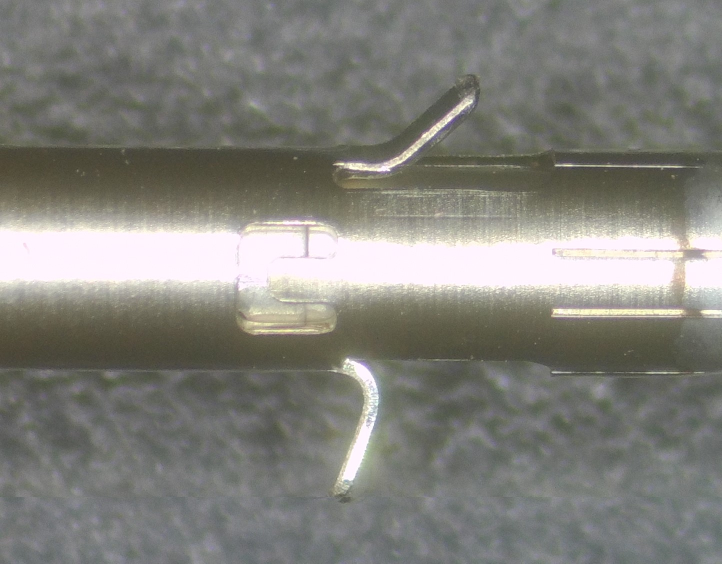
#> input picture fraud-detection/images/0016_sub.JPG, 1444 x 1127 px (shown at 1/2 size); its folder holds 6 pictures in this run
$ python main.py   (older library calls are emulated)
#> lines starting #> are read from the running program, lines starting #| are printed output that depends on the picture; after the words box and inside, x2 and y2 are one past the last pixel; in counts of white or black regions, pixels touching at a corner belong together
import os
import argparse
import glob
import cv2
import matplotlib.pyplot as plt
import numpy as np
import imutils

PROJECT_DIR = os.path.abspath(os.path.dirname(__file__))
IMAGES_PATH = os.path.join(PROJECT_DIR, 'images')

img1_path = os.path.join(IMAGES_PATH, '0002.JPG')
img2_path = os.path.join(IMAGES_PATH, '0016.JPG')
img3_path = os.path.join(IMAGES_PATH, '0016_sub.JPG')
img4_path = os.path.join(IMAGES_PATH, '0001.png')
img_ids = ['output1_gray', 'output2_gray', 'output3_gray']

def save_fig(fig_id, tight_layout=True, fig_extension='png', dpi=300):
	path = os.path.join(IMAGES_PATH, fig_id + '.' + fig_extension)
	print('Saving:%s' % fig_id)
	if tight_layout:
		plt.tight_layout()
	plt.savefig(path, format=fig_extension, dpi=dpi)

def auto_canny(image, sigma = 0.5):
	v = np.median(image)

	lower = int(max(0, (1 - sigma)*v))
	higher = int(max(255, (1 + sigma) * v))

	edged = cv2.Canny(image, lower, higher)

	return edged

# [9 lines of commented-out code are left out]

image = cv2.imread(img3_path)
#> image is the input picture: shape (1127, 1444, 3); mean B, G, R 123.2, 129.2, 129.7
grayscaled = cv2.cvtColor(image, cv2.COLOR_BGR2GRAY)
blurred = cv2.GaussianBlur(grayscaled, (3,3), 0)
# [6 lines of commented-out code are left out]
retval2,th = cv2.threshold(blurred,150,150,cv2.THRESH_BINARY)
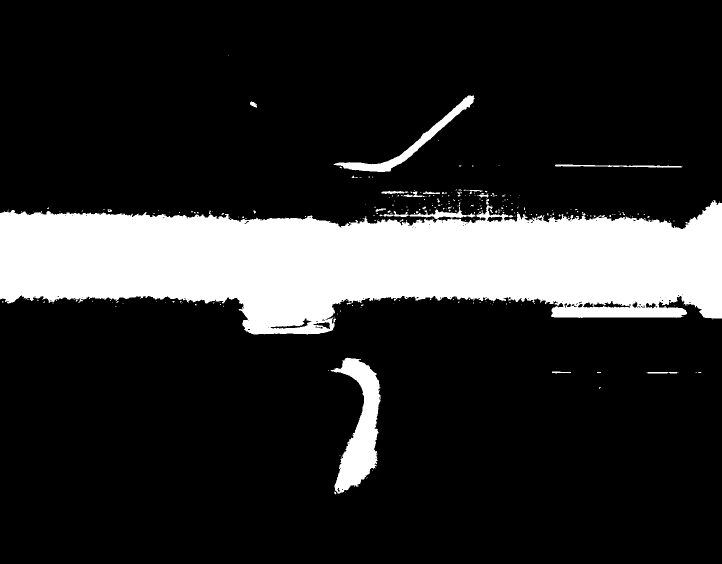
#> th: shape (1127, 1444) (shown at 1/2 size); values 0 (black) and 150 (white), 17.2% white; 263 white regions (239 under 20 px), largest, box (x1, y1, x2, y2) and area: (0, 400, 1444, 669) 258247, (661, 715, 761, 987) 12636, (667, 191, 949, 344) 4789
plt.imshow(th, cmap='gray')
save_fig('binary')
plt.show()


# plt.imshow(blurred, cmap='gray')
# plt.show()
edged_auto = auto_canny(blurred)
#> in auto_canny, `v = np.median(image)`: v = 117
#> in auto_canny, `lower = int(max(0, (1 - sigma)*v))`: lower = 58
#> in auto_canny, `higher = int(max(255, (1 + sigma) * v))`: higher = 255
#> in auto_canny, `edged = cv2.Canny(image, lower, higher)`:
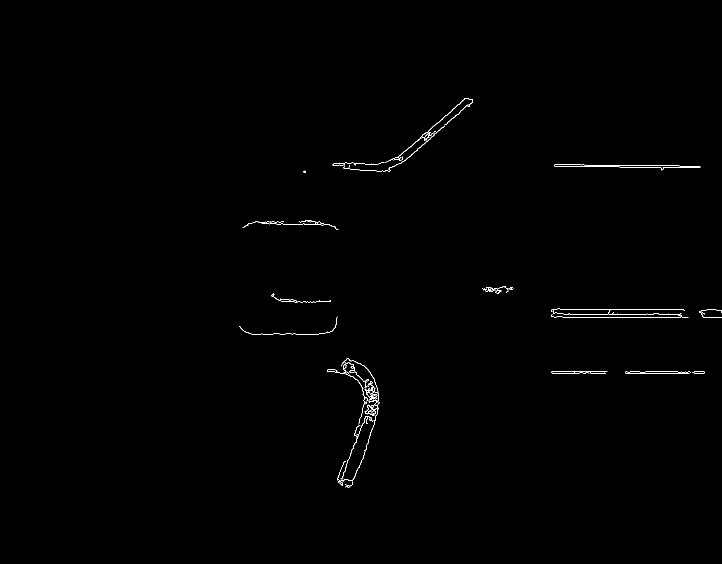
#> edged: shape (1127, 1444) (shown at 1/2 size); 0.35% white in thin lines or dots, all inside (x1, y1, x2, y2) = (479, 196, 1444, 976)
edged_ez = cv2.Canny(blurred, 10, 200)
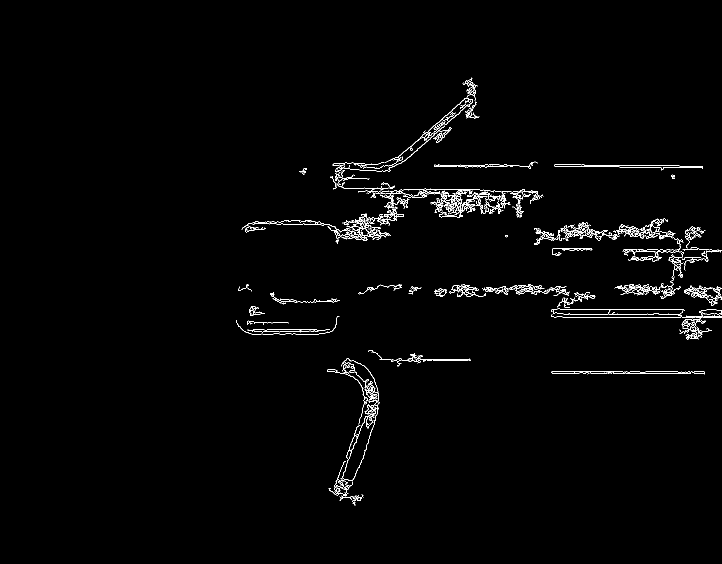
#> edged_ez: shape (1127, 1444) (shown at 1/2 size); 1.3% white in thin lines or dots, all inside (x1, y1, x2, y2) = (472, 155, 1444, 1011)
edged_tight = cv2.Canny(blurred, 225, 250)
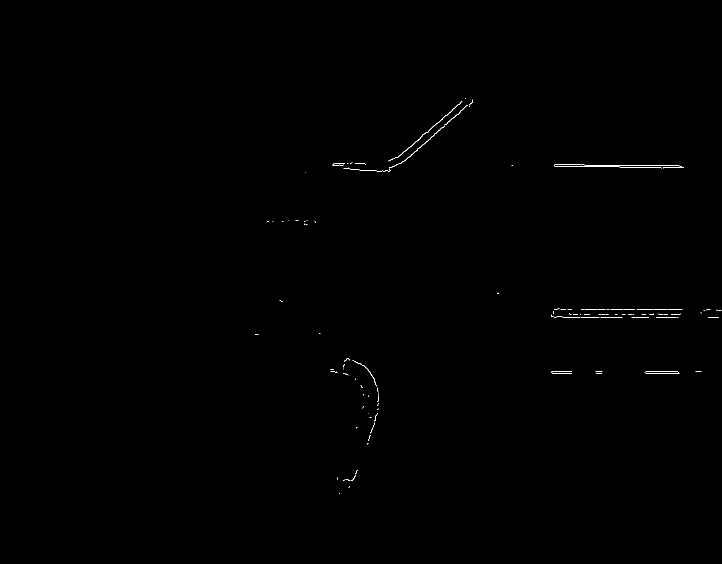
#> edged_tight: shape (1127, 1444) (shown at 1/2 size); 0.16% white in thin lines or dots, all inside (x1, y1, x2, y2) = (510, 196, 1443, 988)


# [10 lines of commented-out code are left out]

fig = plt.figure(figsize=(8,10))

ax1 = fig.add_subplot(311)
plt.imshow(edged_auto, cmap='gray')
ax1.set_title('Auto threshold')
ax2 = fig.add_subplot(312)
plt.imshow(edged_ez, cmap='gray')
ax2.set_title('Wide threshold')
ax3 = fig.add_subplot(313)
plt.imshow(edged_tight, cmap='gray')
ax3.set_title('Tight threshold')
save_fig('Multi thresholds Canny')
plt.show()

# plt.close('all')

cnts = cv2.findContours(th.copy(), cv2.RETR_EXTERNAL, cv2.CHAIN_APPROX_SIMPLE)
#> cnts = 263 contours, 248 with area under 20; largest, box (x1, y1, x2, y2) and area: (0, 400, 1444, 669) 257676, (661, 715, 761, 987) 12284, (667, 191, 949, 344) 4488, (1110, 329, 1365, 336) 506, (767, 422, 817, 434) 166
cnt = cnts[0] if imutils.is_cv2() else cnts[1]
#> cnt has the same summary as cnts
for c in cnt:
	# compute the center of the contour
	M = cv2.moments(c)
	if M["m00"] != 0:
		cX = int(M["m10"] / M["m00"])
		cY = int(M["m01"] / M["m00"])
	else:
		cX, cY = 0, 0

	# draw the contour and center of the shape on the image
	cv2.drawContours(blurred, [c], -1, (0, 255, 0), 2)
	cv2.circle(blurred, (cX, cY), 7, (255, 255, 255), -1)
	cv2.putText(blurred, "center", (cX - 20, cY - 20),
		cv2.FONT_HERSHEY_SIMPLEX, 0.5, (255, 255, 255), 2)
#> this loop made 263 passes
#> (c, cX, cY) on passes 1, 3, 4, 5, 7, 8, 10, 12, 14, 15: ([[690, 984]], 0, 0), ([[733, 955], [733, 956], [734, 955]], 733, 955), ([[744, 941], [745, 941]], 0, 0), ([[679, 910], [680, 910]], 0, 0), ([[1391, 745], [1393, 745]], 0, 0), ([[1397, 744], [1396, 745], [1402, 745], [1401, 744]], 1399, 744), ([[1194, 744], [1194, 745], [1201, 745], [1201, 744]], 1197, 744), ([[656, 741], [657, 741]], 0, 0), ([[1425, 638]], 0, 0), ([[668, 633], [667, 634], [668, 634]], 667, 633)
#> (cX, cY) on passes 2, 6, 9, 11, 13, 25: (669, 985), (1199, 775), (1323, 744), (1118, 744), (720, 856), (723, 609)
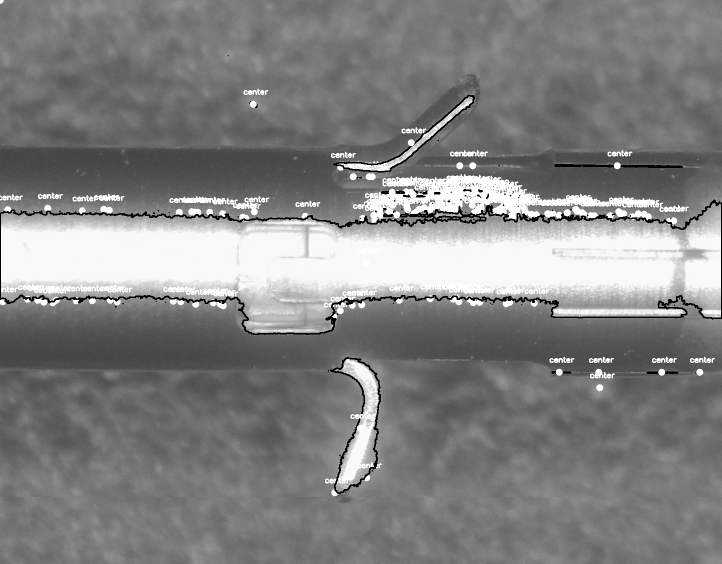
#> blurred: shape (1127, 1444) (shown at 1/2 size); min 0, max 255, mean 130

	# show the image
	# cv2.imshow("Image", blurred)
	# cv2.waitKey(0)

# cv2.drawContours(blurred, contours, -1, (0, 255, 0), 5)
plt.imshow(blurred, cmap='gray')
save_fig('contoures with centroids')
plt.show()
